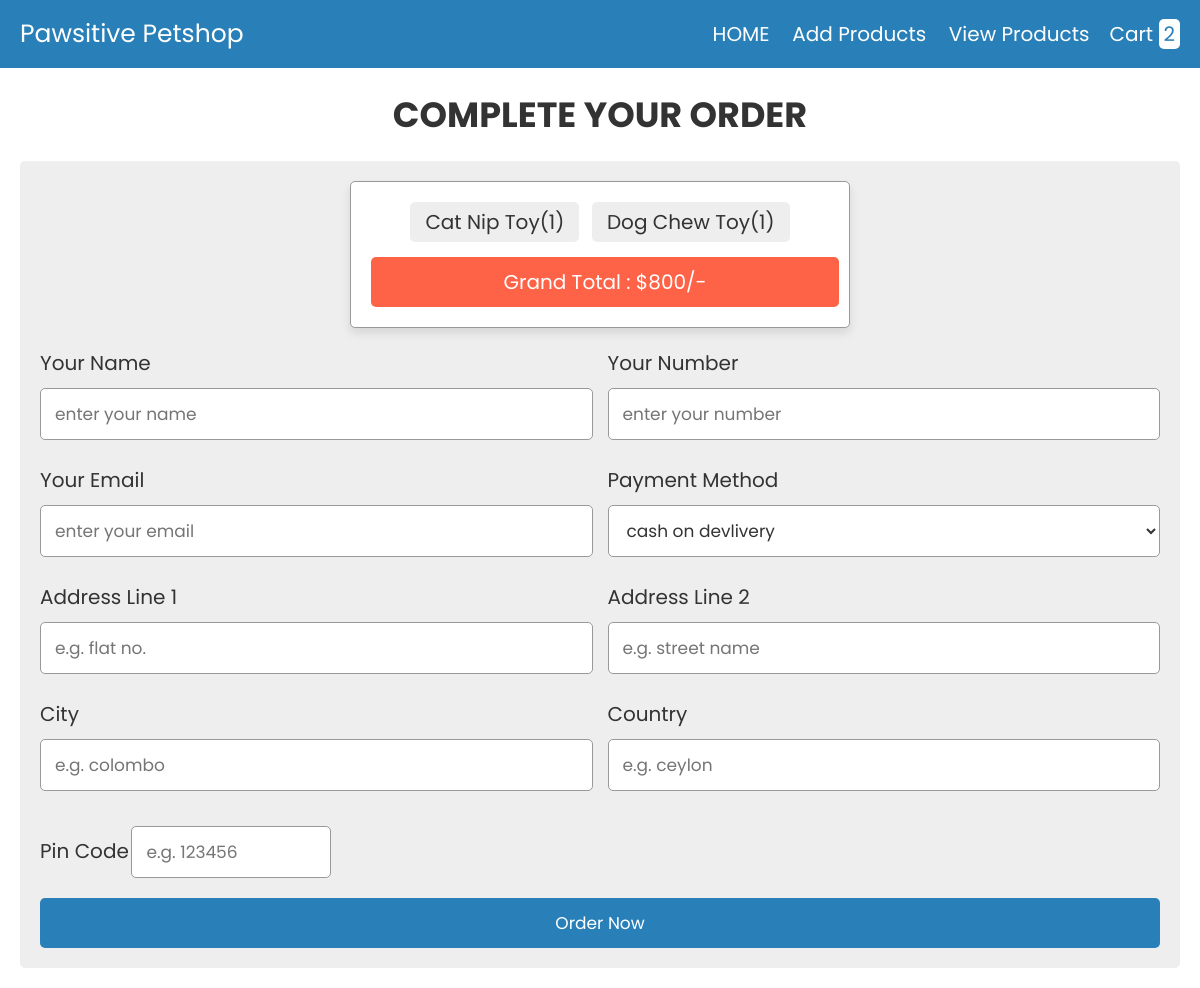
The page /checkout.php on the database its author committed.
### tables this page shows
CREATE TABLE `cart` (
  `id` int(11) NOT NULL,
  `name` varchar(255) NOT NULL,
  `price` decimal(10,2) NOT NULL,
  `image` varchar(255) NOT NULL,
  `quantity` int(11) NOT NULL
);

### checkout.php (the view, shortened to what this page needs)
<?php
include 'config.php';
?>
<!DOCTYPE html>
<html lang="en">
<head>
   <link rel="stylesheet" href="https://cdnjs.cloudflare.com/ajax/libs/font-awesome/6.0.0/css/all.min.css">
   <link rel="stylesheet" href="css/style.css">
</head>
<body>
<?php include 'shopheader.php'; ?>
<div class="container">
<section class="checkout-form">
   <h1 class="heading">complete your order</h1>
   <form action="" method="post">
   <div class="display-order">
      <?php
         $select_cart = mysqli_query($conn, "SELECT * FROM `cart`");
         $total = 0;
         $grand_total = 0;
         if(mysqli_num_rows($select_cart) > 0){
            while($fetch_cart = mysqli_fetch_assoc($select_cart)){
            $total_price = number_format($fetch_cart['price'] * $fetch_cart['quantity']);
            $grand_total = $total += $total_price;
      ?>
      <span><?= $fetch_cart['name']; ?>(<?= $fetch_cart['quantity']; ?>)</span>
      <?php
         }
      }else{
         echo "<div class='display-order'><span>your cart is empty!</span></div>";
      }
      ?>
      <span class="grand-total"> grand total : $<?= $grand_total; ?>/- </span>
   </div>
      <div class="flex">
         <div class="inputBox">
            <span>your name</span>
            <input type="text" placeholder="enter your name" name="name" required>
         </div>
         <div class="inputBox">
            <span>your number</span>
            <input type="number" placeholder="enter your number" name="number" required>
         </div>
         <div class="inputBox">
            <span>your email</span>
            <input type="email" placeholder="enter your email" name="email" required>
         </div>
         <div class="inputBox">
            <span>payment method</span>
            <select name="method">
               <option value="cash on delivery" selected>cash on devlivery</option>
            </select>
         </div>
         <div class="inputBox">
            <span>address line 1</span>
            <input type="text" placeholder="e.g. flat no." name="flat" required>
         </div>
         <div class="inputBox">
            <span>address line 2</span>
            <input type="text" placeholder="e.g. street name" name="street" required>
         </div>
         <div class="inputBox">
            <span>city</span>
            <input type="text" placeholder="e.g. colombo" name="city" required>
         </div>
         <div class="inputBox">
            <span>country</span>
            <input type="text" placeholder="e.g. ceylon" name="country" required>
         </div>
         <div class="inputBox">
            <span>pin code</span>
            <input type="text" placeholder="e.g. 123456" name="pin_code" required style="width: 200px; height: 50ppx;">
         </div>
      </div>
      <input type="submit" value="order now" name="order_btn" class="btn">
   </form>
</section>
</div>
</body>
</html>

### css/style.css (style rules this page uses)
:root { --blue:#2980b9; --red:tomato; --orange:orange; --black:#333; --white:#fff; --bg-color:#eee; --dark-bg:rgba(0,0,0,.7); --box-shadow:0 .5rem 1rem rgba(0,0,0,.1); --border:.1rem solid #999; }
* { font-family: 'Poppins', sans-serif; margin:0; padding:0; box-sizing: border-box; outline: none; border:none; text-decoration: none; text-transform: capitalize; }
html { font-size: 62.5%; overflow-x: hidden; }
.container { max-width: 1200px; margin:0 auto; }
section { padding:2rem; }
.heading { text-align: center; font-size: 3.5rem; text-transform: uppercase; color:var(--black); margin-bottom: 2rem; }
.btn, .option-btn, .delete-btn { display: block; width: 100%; text-align: center; background-color: var(--blue); color:var(--white); font-size: 1.7rem; padding:1.2rem 3rem; border-radius: .5rem; cursor: pointer; margin-top: 1rem; }
.checkout-form form { padding:2rem; border-radius: .5rem; background-color: var(--bg-color); }
.checkout-form form .flex { display: flex; flex-wrap: wrap; gap:1.5rem; }
.checkout-form form .flex .inputBox { flex:1 1 40rem; }
.checkout-form form .flex .inputBox span { font-size: 2rem; color:var(--black); }
.checkout-form form .flex .inputBox input, .checkout-form form .flex .inputBox select { width: 100%; background-color: var(--white); font-size: 1.7rem; color:var(--black); border-radius: .5rem; margin:1rem 0; padding:1.2rem 1.4rem; text-transform: none; border:var(--border); }
.display-order { max-width: 50rem; background-color: var(--white); border-radius: .5rem; text-align: center; padding:1.5rem; margin:0 auto; margin-bottom: 2rem; box-shadow: var(--box-shadow); border:var(--border); }
.display-order span { display: inline-block; border-radius: .5rem; background-color: var(--bg-color); padding:.5rem 1.5rem; font-size: 2rem; color:var(--black); margin:.5rem; }
.display-order span.grand-total { width: 100%; background-color: var(--red); color:var(--white); padding:1rem; margin-top: 1rem; }

### rows shown on the page
cart: name "Cat Nip Toy", quantity "1"
cart: name "Dog Chew Toy", quantity "1"

### other values the page prints
$row_count "2"
$grand_total "800"
